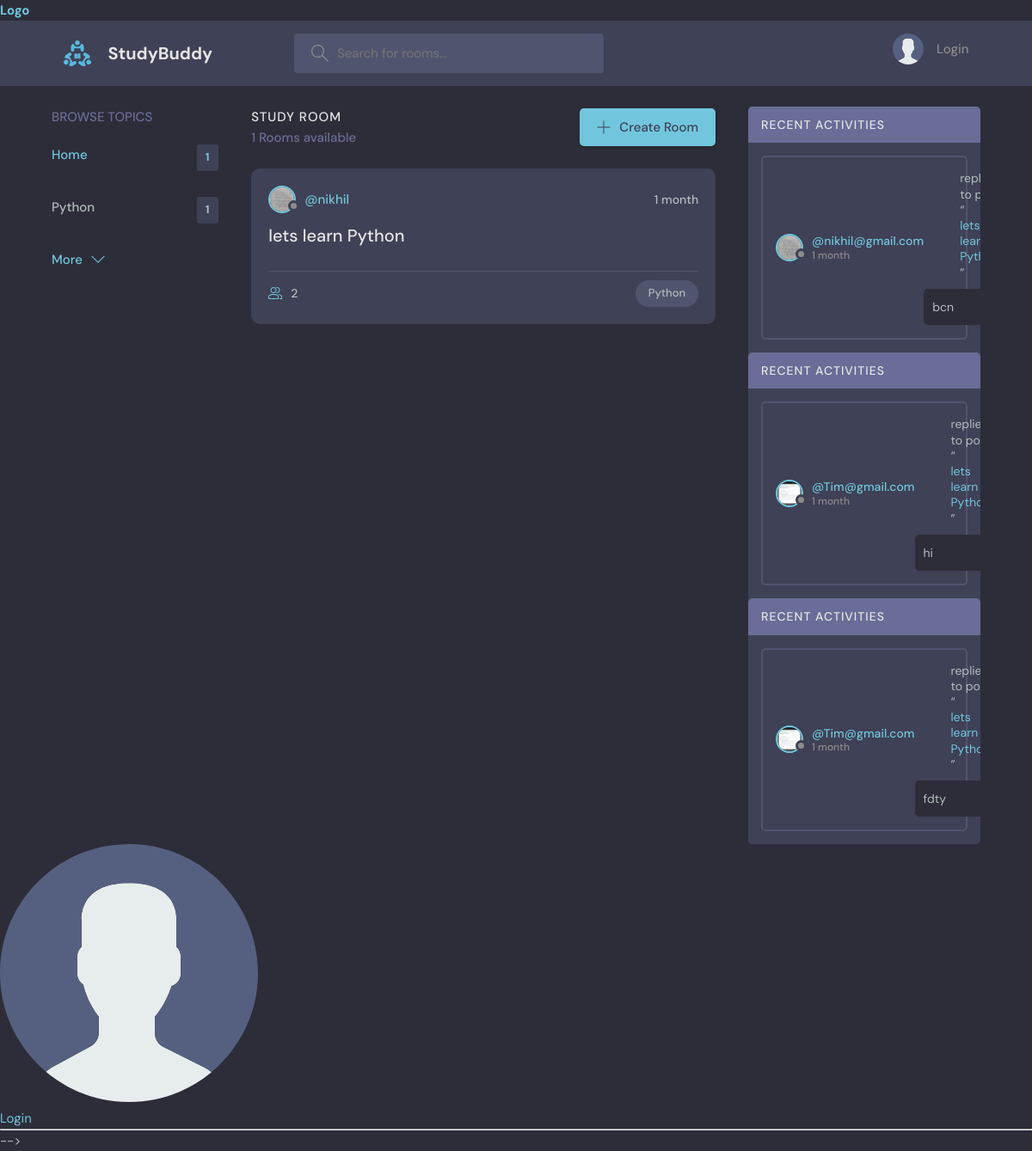
Before: / with the older database file.
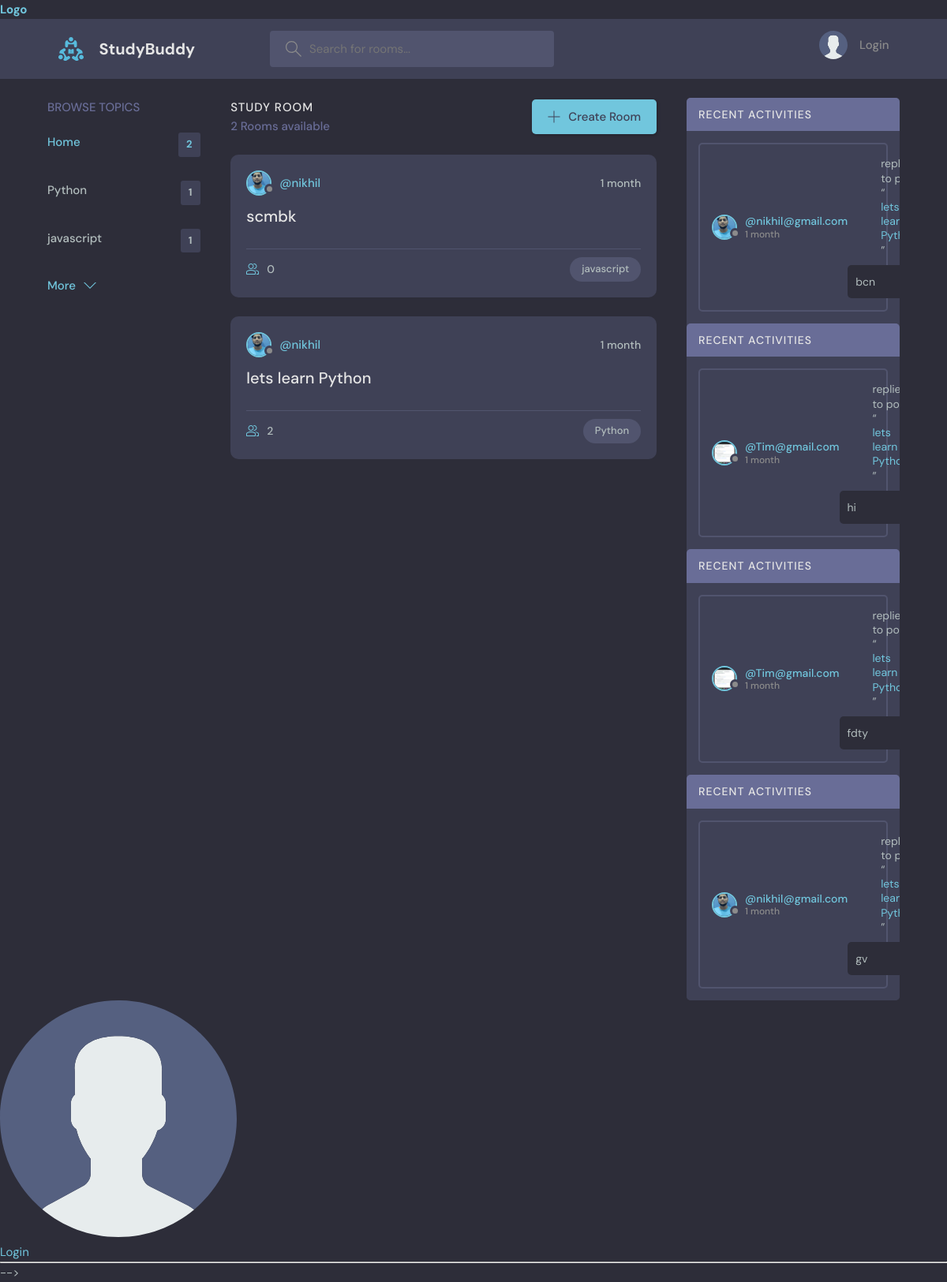
After: the same page with the newer database file.
### base/models.py (models this page shows, shortened)
class Topic(models.Model):
    name=models.CharField(max_length=200)

class Room(models.Model):
    host=models.ForeignKey(User,on_delete=models.SET_NULL,null=True)
    topic=models.ForeignKey(Topic,on_delete=models.SET_NULL,null=True)
    name=models.CharField(max_length=200)
    description=models.TextField(null=True,blank=True)
    participant=models.ManyToManyField(User,related_name='participants')
    updated=models.DateTimeField(auto_now=True)
    created=models.DateTimeField(auto_now_add=True)
    class Meta:
        ordering=['-updated','-created']

class User(AbstractUser):
    name =models.CharField(max_length=200,null=True)
    email=models.EmailField(unique=True,null=True)
    bio=models.TextField(null=True)
    avatar=models.ImageField(null=True,default='avatar.svg')
    USERNAME_FIELD='email'
    REQUIRED_FIELDS=[]

class Message(models.Model):
    user=models.ForeignKey(User,on_delete=models.CASCADE)
    room=models.ForeignKey(Room,on_delete=models.CASCADE)
    body=models.TextField()
    updated=models.DateTimeField(auto_now=True)
    created=models.DateTimeField(auto_now_add=True)

### base/views.py (the view)
# urls.py: path('', views.home),
def home(request):
    q=request.GET.get("q") if request.GET.get("q")!=None else ''
    rooms=Room.objects.filter(Q(topic__name__icontains=q)|
                              Q(name__icontains=q)|
                              Q(description__icontains=q))
    topics=Topic.objects.all()[0:3]
    room_message=Message.objects.filter(Q(room__topic__name__icontains=q)|
                              Q(room__name__icontains=q)|
                              Q(room__description__icontains=q))
    room_count=rooms.count()
    context={'text':"homeview",'rooms':rooms,'topics':topics,'room_count':room_count,'room_message':room_message}
    return render(request,'base/home.html',context)

### base/template/base/home.html (shortened to what this page needs)
{%extends 'main.html'%}
{%block content%}
    <main class="layout layout--3">
      <div class="container">
        {%include 'base/topics_components.html'%}
        <div class="roomList">
          <div class="roomList__header">
            <div>
              <h2>Study Room</h2>
              <p>{{room_count}} Rooms available</p>
            </div>
            <a class="btn btn--main" href="/create-room">
              <svg version="1.1" xmlns="http://www.w3.org/2000/svg" width="32" height="32" viewBox="0 0 32 32">
                <title>add</title>
                <path
                  d="M16.943 0.943h-1.885v14.115h-14.115v1.885h14.115v14.115h1.885v-14.115h14.115v-1.885h-14.115v-14.115z"
                ></path>
              </svg>
              Create Room
            </a>
          </div>
          {%include 'base/feed_components.html'%}
        </div>
        {%include 'base/activity_component.html'%}
      </div>
    </main>
 {%endblock%}

### base/template/base/topics_components.html
 <div class="topics">
      <div class="topics__header">
        <h2>Browse Topics</h2>
      </div>
      <ul class="topics__list">
        <li>
          <a href="/" class="active">Home <span>{{topics.count}}</span></a>
        </li>
        {%for topic in topics%}
        <li>
          <a href="/?q={{topic.name}}">{{topic.name}} <span>{{topic.room_set.all.count}}</span></a>
        </li>
        {%endfor%}
      </ul>
      <a class="btn btn--link" href="/topics">
        More
        <svg version="1.1" xmlns="http://www.w3.org/2000/svg" width="32" height="32" viewBox="0 0 32 32">
          <title>chevron-down</title>
          <path d="M16 21l-13-13h-3l16 16 16-16h-3l-13 13z"></path>
        </svg>
      </a>
    </div>

### base/template/base/feed_components.html (shortened to what this page needs)
{%for room in rooms%}
<div class="roomListRoom">
    <div class="roomListRoom__header">
      <a href="/user-profile/{{room.host.id}}" class="roomListRoom__author">
        <div class="avatar avatar--small">
          <img src="{{room.host.avatar.url}}" />
        </div>
        <span>@{{room.host.username}}</span>
      </a>
      <div class="roomListRoom__actions">
        <span>{{room.created|timesince}}</span>
      </div>
    </div>
    <div class="roomListRoom__content">
      <a href="/room/{{room.id}}">{{room.name}}</a>
    </div>
    <div class="roomListRoom__meta">
      <a href="/room/{{room.id}}" class="roomListRoom__joined">
        {{room.participant.all.count}}
      </a>
      <p class="roomListRoom__topic">{{room.topic.name}}</p>
    </div>
  </div>
{%endfor%}

### base/template/base/activity_component.html (shortened to what this page needs)
{%for message in room_message%}
<div class="activities">
    <div class="activities__header">
      <h2>Recent Activities</h2>
    </div>
    <div class="activities__box">
      <div class="activities__boxHeader roomListRoom__header">
        <a href="/user-profile/{{message.user.id}}" class="roomListRoom__author">
          <div class="avatar avatar--small">
            <img src="{{message.user.avatar.url}}" />
          </div>
          <p>
            @{{message.user}}
            <span>{{message.created|timesince}}</span>
          </p>
        </a>
      <div class="activities__boxContent">
        <p>replied to post “<a href="/room/{{message.room.id}}">{{message.room.name}}</a>”</p>
        <div class="activities__boxRoomContent">
         {{message.body}}
        </div>
      </div>
    </div>
  </div>
  {%endfor%}

Changed rows visible on the page:
added Topic: name "javascript", room_set.all.count "1"
added Room: host.avatar (picture), host.username "nikhil", created "1 month", name "scmbk", participant.all.count "0", topic.name "javascript"
changed through a linked row, Room "lets learn Python": host.avatar: a different picture
changed through a linked row, Message "bcn": user.avatar: a different picture
added Message: user.avatar (picture), user "nikhil@gmail.com", created "1 month", room.name "lets…", body "gv"
Other visible differences:
{{ topics.count }}: "1" → "2"
{{ room_count }}: "1" → "2"
